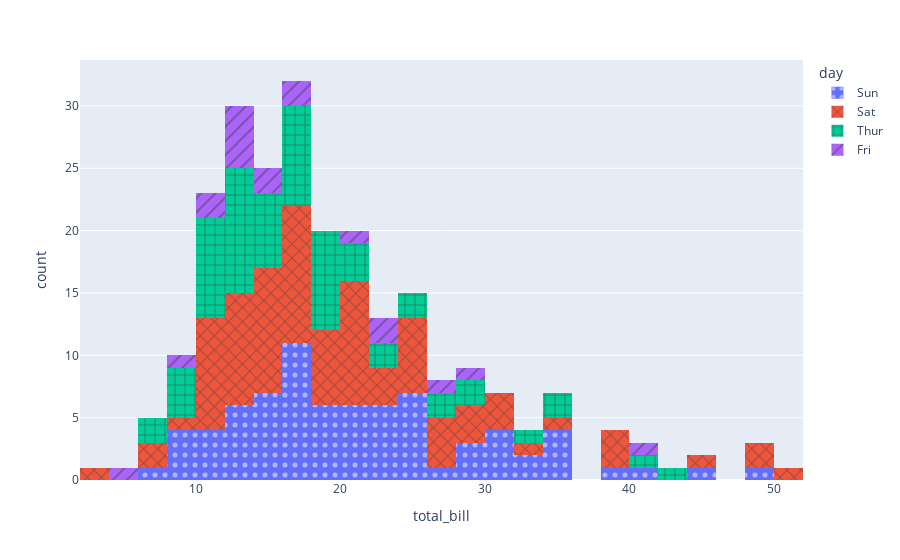

Notebook code cell kept with this figure:
### Code cell
# Pattern in Plotly

px.histogram(df,x='total_bill',
             
               color ="day",
             
             pattern_shape = "day", # Same AS Color
             
             pattern_shape_sequence=[".", "x", "+",'/'] # As Number Of Colors  ['', '/', '\\', 'x', '-', '|', '+', '.']
           
    )

### Figure 1 — Plotly figure (JSON) as saved in the notebook; plotly's stock layout.template omitted (floating-point values rounded to 4 significant figures)
{"data": [{"alignmentgroup": "True", "bingroup": "x", "hovertemplate": "day=Sun<br>total_bill=%{x}<br>count=%{y}<extra></extra>", "legendgroup": "Sun", "marker": {"color": "#636efa", "pattern": {"shape": "."}}, "name": "Sun", "offsetgroup": "Sun", "orientation": "v", "showlegend": true, "type": "histogram", "x": [16.99, 10.34, 21.01, 23.68, 24.59, 25.29, 8.77, 26.88, 15.04, 14.78, 10.27, 35.26, 15.42, 18.43, 14.83, 21.58, 10.33, 16.29, 16.97, 17.46, 13.94, 9.68, 30.4, 18.29, 22.23, 32.4, 28.55, 18.04, 12.54, 10.29, 34.81, 9.94, 25.56, 19.49, 38.07, 23.95, 25.71, 17.31, 29.93, 14.07, 13.13, 17.26, 24.55, 19.77, 29.85, 48.17, 25, 13.39, 16.49, 21.5, 12.66, 16.21, 13.81, 17.51, 24.52, 20.76, 31.71, 7.25, 31.85, 16.82, 32.9, 17.89, 14.48, 9.6, 34.63, 34.65, 23.33, 45.35, 23.17, 40.55, 20.69, 20.9, 30.46, 18.15, 23.1, 15.69], "xaxis": "x", "yaxis": "y"}, {"alignmentgroup": "True", "bingroup": "x", "hovertemplate": "day=Sat<br>total_bill=%{x}<br>count=%{y}<extra></extra>", "legendgroup": "Sat", "marker": {"color": "#EF553B", "pattern": {"shape": "x"}}, "name": "Sat", "offsetgroup": "Sat", "orientation": "v", "showlegend": true, "type": "histogram", "x": [20.65, 17.92, 20.29, 15.77, 39.42, 19.82, 17.81, 13.37, 12.69, 21.7, 19.65, 9.55, 18.35, 15.06, 20.69, 17.78, 24.06, 16.31, 16.93, 18.69, 31.27, 16.04, 38.01, 26.41, 11.24, 48.27, 20.29, 13.81, 11.02, 18.29, 17.59, 20.08, 16.45, 3.07, 20.23, 15.01, 12.02, 17.07, 26.86, 25.28, 14.73, 10.51, 17.92, 44.3, 22.42, 20.92, 15.36, 20.49, 25.21, 18.24, 14.31, 14, 7.25, 10.59, 10.63, 50.81, 15.81, 26.59, 38.73, 24.27, 12.76, 30.06, 25.89, 48.33, 13.27, 28.17, 12.9, 28.15, 11.59, 7.74, 30.14, 20.45, 13.28, 22.12, 24.01, 15.69, 11.61, 10.77, 15.53, 10.07, 12.6, 32.83, 35.83, 29.03, 27.18, 22.67, 17.82], "xaxis": "x", "yaxis": "y"}, {"alignmentgroup": "True", "bingroup": "x", "hovertemplate": "day=Thur<br>total_bill=%{x}<br>count=%{y}<extra></extra>", "legendgroup": "Thur", "marker": {"color": "#00cc96", "pattern": {"shape": "+"}}, "name": "Thur", "offsetgroup": "Thur", "orientation": "v", "showlegend": true, "type": "histogram", "x": [27.2, 22.76, 17.29, 19.44, 16.66, 10.07, 32.68, 15.98, 34.83, 13.03, 18.28, 24.71, 21.16, 10.65, 12.43, 24.08, 11.69, 13.42, 14.26, 15.95, 12.48, 29.8, 8.52, 14.52, 11.38, 22.82, 19.08, 20.27, 11.17, 12.26, 18.26, 8.51, 10.33, 14.15, 16, 13.16, 17.47, 34.3, 41.19, 27.05, 16.43, 8.35, 18.64, 11.87, 9.78, 7.51, 19.81, 28.44, 15.48, 16.58, 7.56, 10.34, 43.11, 13, 13.51, 18.71, 12.74, 13, 16.4, 20.53, 16.47, 18.78], "xaxis": "x", "yaxis": "y"}, {"alignmentgroup": "True", "bingroup": "x", "hovertemplate": "day=Fri<br>total_bill=%{x}<br>count=%{y}<extra></extra>", "legendgroup": "Fri", "marker": {"color": "#ab63fa", "pattern": {"shape": "/"}}, "name": "Fri", "offsetgroup": "Fri", "orientation": "v", "showlegend": true, "type": "histogram", "x": [28.97, 22.49, 5.75, 16.32, 22.75, 40.17, 27.28, 12.03, 21.01, 12.46, 11.35, 15.38, 12.16, 13.42, 8.58, 15.98, 13.42, 16.27, 10.09], "xaxis": "x", "yaxis": "y"}], "layout": {"barmode": "relative", "legend": {"title": {"text": "day"}, "tracegroupgap": 0}, "margin": {"t": 60}, "xaxis": {"anchor": "y", "domain": [0, 1], "title": {"text": "total_bill"}}, "yaxis": {"anchor": "x", "domain": [0, 1], "title": {"text": "count"}}}}
